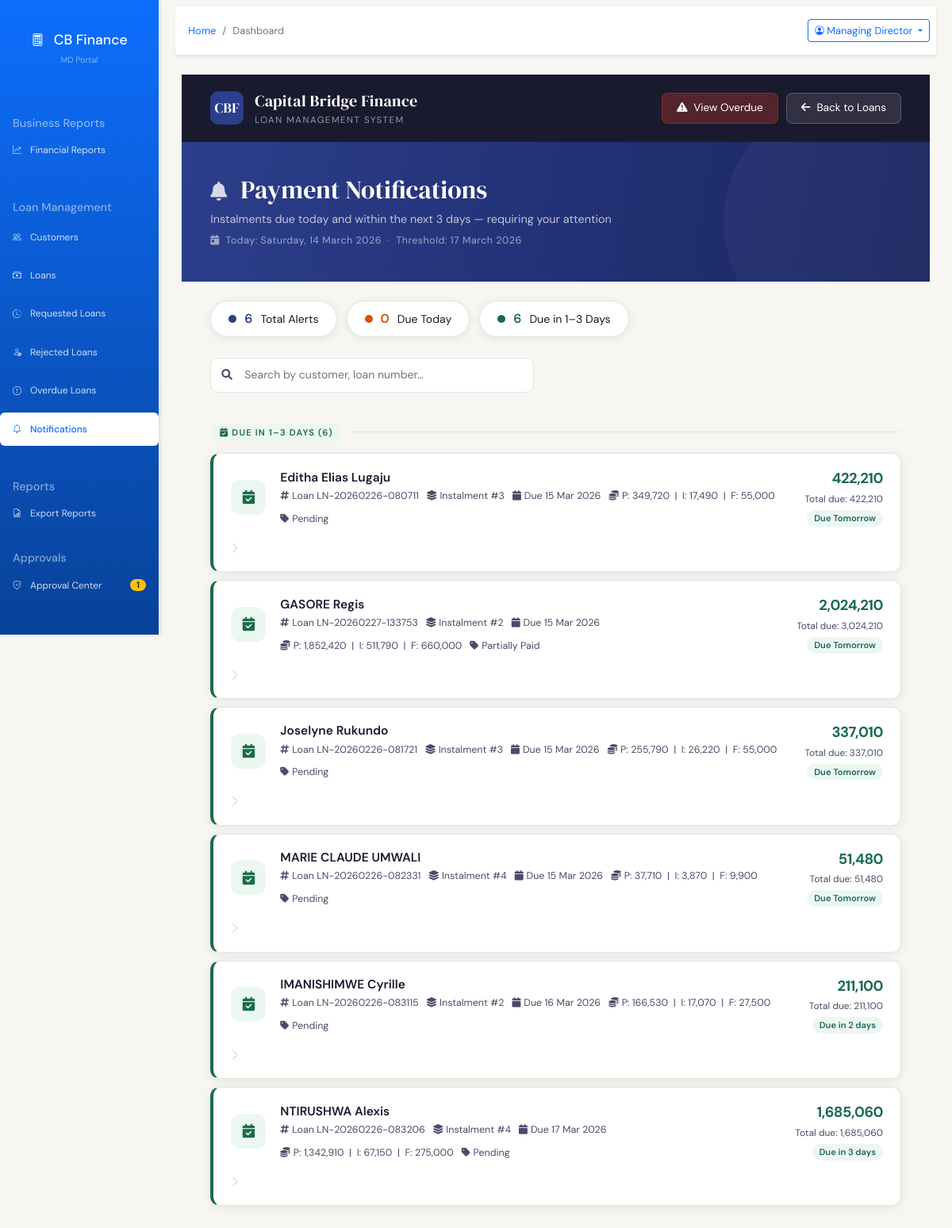
Screenshot of /app.cbfinance.rw/index.php?page=notifications (signed in) with the database file from the repository.
### tables this page shows
CREATE TABLE `loan_instalments` (
  `instalment_id` int(11) NOT NULL,
  `loan_id` int(11) NOT NULL,
  `loan_number` varchar(50) NOT NULL,
  `instalment_number` int(11) NOT NULL,
  `due_date` date NOT NULL,
  `payment_date` date DEFAULT NULL,
  `opening_balance` decimal(15,2) NOT NULL DEFAULT '0.00' COMMENT 'Principal balance at start of period',
  `closing_balance` decimal(15,2) NOT NULL DEFAULT '0.00' COMMENT 'Principal balance at end of period',
  `principal_amount` decimal(15,2) NOT NULL DEFAULT '0.00' COMMENT 'Principal portion of payment',
  `interest_amount` decimal(15,2) NOT NULL DEFAULT '0.00' COMMENT 'Interest portion of payment',
  `management_fee` decimal(15,2) NOT NULL DEFAULT '0.00' COMMENT 'Management fee for this instalment',
  `total_payment` decimal(15,2) NOT NULL DEFAULT '0.00' COMMENT 'Total payment required (principal + interest + mgmt fee)',
  `paid_amount` decimal(15,2) NOT NULL DEFAULT '0.00' COMMENT 'Amount actually paid',
  `principal_paid` decimal(15,2) NOT NULL DEFAULT '0.00',
  `interest_paid` decimal(15,2) NOT NULL DEFAULT '0.00',
  `management_fee_paid` decimal(15,2) NOT NULL DEFAULT '0.00',
  `balance_remaining` decimal(15,2) NOT NULL DEFAULT '0.00' COMMENT 'Unpaid portion of this instalment',
  `days_overdue` int(11) NOT NULL DEFAULT '0',
  `penalty_amount` decimal(15,2) NOT NULL DEFAULT '0.00',
  `penalty_paid` decimal(15,2) NOT NULL DEFAULT '0.00',
  `status` enum('Pending','Partially Paid','Fully Paid','Overdue') NOT NULL DEFAULT 'Pending',
  `created_by` int(11) NOT NULL,
  `created_at` timestamp NOT NULL DEFAULT CURRENT_TIMESTAMP,
  `updated_at` timestamp NOT NULL DEFAULT CURRENT_TIMESTAMP ON UPDATE CURRENT_TIMESTAMP,
  `overdue_ledger_recorded` tinyint(1) DEFAULT '0',
  `ninety_day_recorded` tinyint(1) DEFAULT '0',
  `monitoring_fee_net` decimal(15,2) DEFAULT '0.00',
  `monitoring_fee_vat` decimal(15,2) DEFAULT '0.00',
  `monitoring_fee_total` decimal(15,2) DEFAULT '0.00',
  `provision_calculated` tinyint(1) DEFAULT '0',
  `provision_amount` decimal(15,2) DEFAULT '0.00',
  `provision_date` date DEFAULT NULL,
  `suspension_recorded` tinyint(1) DEFAULT '0'
);

CREATE TABLE `customers` (
  `customer_id` int(11) NOT NULL,
  `customer_code` varchar(50) NOT NULL,
  `customer_name` varchar(255) NOT NULL,
  `birth_place` text,
  `id_number` varchar(50) NOT NULL,
  `account_number` varchar(50) DEFAULT NULL,
  `occupation` varchar(100) DEFAULT NULL,
  `gender` enum('Male','Female','Other') DEFAULT 'Male',
  `date_of_birth` date DEFAULT NULL,
  `phone` varchar(20) NOT NULL,
  `email` varchar(120) DEFAULT NULL,
  `organization` varchar(150) DEFAULT 'Capital Bridge Finance',
  `father_name` varchar(150) DEFAULT NULL,
  `mother_name` varchar(150) DEFAULT NULL,
  `marriage_type` enum('Single','Married','Divorced') DEFAULT 'Single',
  `spouse` varchar(150) DEFAULT NULL,
  `spouse_id` varchar(50) DEFAULT NULL,
  `spouse_occupation` varchar(100) DEFAULT NULL,
  `spouse_phone` varchar(20) DEFAULT NULL,
  `address` text,
  `location` text,
  `project` varchar(150) DEFAULT NULL,
  `project_location` varchar(150) DEFAULT NULL,
  `caution_location` varchar(150) DEFAULT NULL,
  `loan_type` varchar(50) DEFAULT NULL,
  `created_by` varchar(100) DEFAULT 'admin',
  `created_at` datetime DEFAULT CURRENT_TIMESTAMP,
  `updated_at` datetime DEFAULT CURRENT_TIMESTAMP ON UPDATE CURRENT_TIMESTAMP,
  `is_active` tinyint(1) DEFAULT '1',
  `status` varchar(50) DEFAULT 'Approved',
  `doc_id` varchar(255) DEFAULT NULL COMMENT 'National ID Path',
  `doc_contract` varchar(255) DEFAULT NULL COMMENT 'Work Contract Path',
  `doc_statement` varchar(255) DEFAULT NULL COMMENT 'Bank Statement Path',
  `doc_payslip` varchar(255) DEFAULT NULL COMMENT 'Payslip Path',
  `doc_marital` varchar(255) DEFAULT NULL COMMENT 'Marital Status Cert Path',
  `doc_rdb` varchar(255) DEFAULT NULL COMMENT 'RDB Certificate Path',
  `has_guarantor` enum('Yes','No') DEFAULT 'No',
  `guarantor_name` varchar(150) DEFAULT NULL,
  `guarantor_id` varchar(50) DEFAULT NULL,
  `guarantor_phone` varchar(20) DEFAULT NULL,
  `guarantor_occupation` varchar(100) DEFAULT NULL,
  `tin_number` varchar(20) DEFAULT NULL,
  `risk_rating` varchar(50) DEFAULT NULL,
  `current_balance` decimal(15,2) DEFAULT '0.00',
  `total_loans` decimal(15,2) DEFAULT '0.00',
  `total_paid` decimal(15,2) DEFAULT '0.00',
  `rejection_reason` text,
  `correction_fields` text,
  `admin_note` text,
  `client_resubmitted` tinyint(1) DEFAULT '0',
  `resubmitted_fields` text,
  `total_disbursed` decimal(15,2) NOT NULL DEFAULT '0.00',
  `total_outstanding` decimal(15,2) NOT NULL DEFAULT '0.00',
  `last_loan_date` date DEFAULT NULL,
  `record_date` datetime NOT NULL DEFAULT CURRENT_TIMESTAMP
);

CREATE TABLE `loan_portfolio` (
  `loan_id` int(11) NOT NULL,
  `customer_id` int(11) NOT NULL,
  `loan_number` varchar(50) NOT NULL,
  `loan_amount` decimal(15,2) NOT NULL DEFAULT '0.00' COMMENT 'Principal amount given to customer',
  `management_fee_rate` decimal(5,2) NOT NULL DEFAULT '5.50' COMMENT 'Management fee percentage (5.5%)',
  `management_fee_amount` decimal(15,2) NOT NULL DEFAULT '0.00' COMMENT 'Management fee (5.5% of loan amount)',
  `total_disbursed` decimal(15,2) NOT NULL DEFAULT '0.00' COMMENT 'Loan amount + Management fee',
  `interest_rate` decimal(5,2) NOT NULL COMMENT 'Monthly interest rate percentage',
  `number_of_instalments` int(11) NOT NULL,
  `disbursement_date` date NOT NULL,
  `maturity_date` date NOT NULL,
  `total_interest` decimal(15,2) NOT NULL DEFAULT '0.00' COMMENT 'Sum of all interest payments',
  `total_management_fees` decimal(15,2) NOT NULL DEFAULT '0.00' COMMENT 'Total management fees across all instalments',
  `total_payment` decimal(15,2) NOT NULL DEFAULT '0.00' COMMENT 'Total to be paid (principal + interest + mgmt fees)',
  `monthly_payment` decimal(15,2) NOT NULL DEFAULT '0.00' COMMENT 'Fixed monthly payment amount (after 1st instalment)',
  `principal_outstanding` decimal(15,2) NOT NULL DEFAULT '0.00' COMMENT 'Remaining principal balance',
  `interest_outstanding` decimal(15,2) NOT NULL DEFAULT '0.00' COMMENT 'Remaining interest to be paid',
  `total_outstanding` decimal(15,2) NOT NULL DEFAULT '0.00' COMMENT 'Total remaining balance',
  `total_paid` decimal(15,2) NOT NULL DEFAULT '0.00',
  `total_principal_paid` decimal(15,2) NOT NULL DEFAULT '0.00',
  `total_interest_paid` decimal(15,2) NOT NULL DEFAULT '0.00',
  `total_management_fees_paid` decimal(15,2) NOT NULL DEFAULT '0.00',
  `accrued_interest` decimal(15,2) NOT NULL DEFAULT '0.00',
  `accrued_days` int(11) NOT NULL DEFAULT '0',
  `accrued_management_fees` decimal(15,2) NOT NULL DEFAULT '0.00',
  `deferred_management_fees` decimal(15,2) NOT NULL DEFAULT '0.00',
  `days_overdue` int(11) NOT NULL DEFAULT '0',
  `penalties` decimal(15,2) NOT NULL DEFAULT '0.00',
  `cash_amount` decimal(15,2) NOT NULL DEFAULT '0.00',
  `bank_amount` decimal(15,2) NOT NULL DEFAULT '0.00',
  `collateral_type` varchar(50) DEFAULT NULL,
  `collateral_description` text,
  `collateral_value` decimal(15,2) DEFAULT '0.00',
  `collateral_net_value` decimal(15,2) DEFAULT '0.00',
  `provisional_rate` decimal(5,2) NOT NULL DEFAULT '1.00',
  `general_provision` decimal(15,2) NOT NULL DEFAULT '0.00',
  `net_book_value` decimal(15,2) NOT NULL DEFAULT '0.00',
  `loan_status` varchar(100) DEFAULT NULL,
  `created_by` int(11) NOT NULL,
  `created_at` timestamp NOT NULL DEFAULT CURRENT_TIMESTAMP,
  `updated_at` timestamp NOT NULL DEFAULT CURRENT_TIMESTAMP ON UPDATE CURRENT_TIMESTAMP,
  `last_provision_date` date DEFAULT NULL,
  `record_date` date DEFAULT NULL,
  `deduct_fee_from_disbursed` decimal(50,6) DEFAULT NULL,
  `is_topup` tinyint(1) NOT NULL DEFAULT '0',
  `topup_type` enum('increasing','decreasing') DEFAULT NULL
);

### app.cbfinance.rw/modules/notifications.php (the view, shortened to what this page needs)
<?php
$notifications  = [];
$today          = new DateTime();
$today->setTime(0, 0, 0);
$threshold_date = (clone $today)->modify('+3 days');
try {
    $conn = getConnection();
    $query = "
        SELECT
            li.instalment_id,
            li.loan_id,
            li.instalment_number,
            li.due_date,
            li.opening_balance,
            li.closing_balance,
            li.principal_amount,
            li.interest_amount,
            li.management_fee,
            li.total_payment,
            li.paid_amount,
            li.balance_remaining,
            li.status,
            li.days_overdue,
            lp.loan_number,
            lp.loan_status,
            c.customer_name,
            c.customer_code
        FROM loan_instalments li
        LEFT JOIN loan_portfolio lp ON li.loan_id = lp.loan_id
        LEFT JOIN customers c ON lp.customer_id = c.customer_id
        WHERE li.status NOT IN ('Fully Paid')
          AND li.due_date >= CURDATE()
          AND li.due_date <= ?
        ORDER BY li.due_date ASC, c.customer_name ASC
    ";
    $threshold_str = $threshold_date->format('Y-m-d');
    $stmt = $conn->prepare($query);
    $stmt->bind_param("s", $threshold_str);
    $stmt->execute();
    $result = $stmt->get_result();
    $notifications = $result->fetch_all(MYSQLI_ASSOC);
} catch (Exception $e) {
    $error_message = "Error: " . $e->getMessage();
    error_log("notifications.php error: " . $e->getMessage());
}
$due_today = [];
$due_soon  = [];
foreach ($notifications as $n) {
    $due = new DateTime($n['due_date']);
    $due->setTime(0, 0, 0);
    $diff = $today->diff($due);
    $days = (int)$diff->days;
    if ($days === 0) {
        $n['_days_diff'] = 0;
        $due_today[] = $n;
    } else {
        $n['_days_diff'] = $days;
        $due_soon[] = $n;
    }
}
$total_count = count($notifications);
?>
<!DOCTYPE html>
<html lang="en">
<head>
    <link href="https://cdn.jsdelivr.net/npm/bootstrap@5.1.3/dist/css/bootstrap.min.css" rel="stylesheet">
    <link rel="stylesheet" href="https://cdnjs.cloudflare.com/ajax/libs/font-awesome/6.0.0/css/all.min.css">
</head>
<body>
<div class="topbar">
    <div class="topbar-brand">
        <div class="logo-mark">CBF</div>
        <div>
            <div class="brand-name">Capital Bridge Finance</div>
            <div class="brand-sub">Loan Management System</div>
        </div>
    </div>
    <div class="topbar-actions">
        <a href="?page=overdue" class="btn-nav btn-overdue">
            <i class="fas fa-exclamation-triangle me-1"></i> View Overdue
        </a>
        <a href="index.php?page=loans" class="btn-nav">
            <i class="fas fa-arrow-left me-1"></i> Back to Loans
        </a>
    </div>
</div>
<div class="hero-strip">
    <div class="hero-title">
        <i class="fas fa-bell" style="font-size:1.5rem;opacity:.8;margin-right:10px;"></i>
        Payment Notifications
    </div>
    <p class="hero-sub">Instalments due today and within the next 3 days — requiring your attention</p>
    <p class="hero-date">
        <i class="fas fa-calendar-day me-1"></i>
        Today: <?php echo $today->format('l, d F Y'); ?>
        &nbsp;·&nbsp;
        Threshold: <?php echo $threshold_date->format('d F Y'); ?>
    </p>
</div>
<div class="stat-row">
    <div class="stat-pill pill-all">
        <div class="pill-dot"></div>
        <span class="pill-count"><?php echo $total_count; ?></span>
        <span>Total Alerts</span>
    </div>
    <div class="stat-pill pill-warn">
        <div class="pill-dot"></div>
        <span class="pill-count"><?php echo count($due_today); ?></span>
        <span>Due Today</span>
    </div>
    <div class="stat-pill pill-ok">
        <div class="pill-dot"></div>
        <span class="pill-count"><?php echo count($due_soon); ?></span>
        <span>Due in 1–3 Days</span>
    </div>
</div>
<div class="search-wrap">
    <div class="search-wrap-inner">
        <input type="text" class="search-input" id="searchInput"
               placeholder="Search by customer, loan number…" oninput="filterCards()">
    </div>
</div>
<div class="content-area">
    <?php
    function renderCard(array $n, string $cardClass, string $dayLabel): string {
        $balance   = number_format(floatval($n['balance_remaining']), 0);
        $total     = number_format(floatval($n['total_payment']), 0);
        $principal = number_format(floatval($n['principal_amount']), 0);
        $interest  = number_format(floatval($n['interest_amount']), 0);
        $fee       = number_format(floatval($n['management_fee']), 0);
        $dueDate   = date('d M Y', strtotime($n['due_date']));
        $status    = htmlspecialchars($n['status']);
        $customer  = htmlspecialchars($n['customer_name'] ?? 'N/A');
        $loanNum   = htmlspecialchars($n['loan_number'] ?? 'N/A');
        $loanId    = intval($n['loan_id']);
        $instNum   = intval($n['instalment_number']);
        $icons = [
            'card-warn' => 'fa-clock',
            'card-ok'   => 'fa-calendar-check',
        ];
        $ico = $icons[$cardClass] ?? 'fa-bell';
        return <<<HTML
        <a href="index.php?page=recordpayment&loan_id={$loanId}"
           class="notif-card {$cardClass} notif-searchable"
           title="Click to process payment — Loan ID: {$loanId}">
            <div class="notif-icon"><i class="fas {$ico}"></i></div>
            <div class="notif-body">
                <div class="notif-customer">{$customer}</div>
                <div class="notif-meta">
                    <span><i class="fas fa-hashtag"></i> Loan {$loanNum}</span>
                    <span><i class="fas fa-layer-group"></i> Instalment #{$instNum}</span>
                    <span><i class="fas fa-calendar"></i> Due {$dueDate}</span>
                    <span title="Principal / Interest / Fee">
                        <i class="fas fa-coins"></i> P: {$principal} &nbsp;|&nbsp; I: {$interest} &nbsp;|&nbsp; F: {$fee}
                    </span>
                    <span><i class="fas fa-tag"></i> {$status}</span>
                </div>
            </div>
            <div class="notif-amounts">
                <div class="notif-balance">{$balance}</div>
                <div class="notif-total">Total due: {$total}</div>
                <div class="notif-badge">{$dayLabel}</div>
            </div>
            <div class="chevron-ico"><i class="fas fa-chevron-right"></i></div>
        </a>
HTML;
    }
    ?>
    <?php if (!empty($due_soon)): ?>
    <div class="section-label lbl-ok">
        <div class="label-pill">
            <i class="fas fa-calendar-check me-1"></i>Due in 1–3 Days (<?php echo count($due_soon); ?>)
        </div>
        <div class="label-line"></div>
    </div>
    <?php foreach ($due_soon as $n):
        $diff  = $n['_days_diff'];
        $label = $diff === 1 ? 'Due Tomorrow' : 'Due in ' . $diff . ' days';
        echo renderCard($n, 'card-ok', $label);
    endforeach; ?>
    <?php endif; ?>
</div>
</body>
</html>

### app.cbfinance.rw/assets/css/style.css (style rules this page uses)
:root { --primary-blue: #0d6efd; --light-blue: #e3f2fd; --dark-blue: #0b5ed7; --white: #ffffff; --light-gray: #f8f9fa; --gray: #6c757d; --dark-gray: #343a40; }
body { background-color: #f8f9fa; font-family: 'Segoe UI', Tahoma, Geneva, Verdana, sans-serif; }

### app.cbfinance.rw/index.php (style rules this page uses)
body { font-size: 12px !important; overflow-x: hidden; }
p, .form-label, .small { line-height: 1.3 !important; }

### rows the page displays
loan_instalments: customers.customer_name "Editha Elias Lugaju", loan.loan_number "LN-20260226-080711", instalment_number "3", due_date "15 Mar 2026", principal_amount "349,720", interest_amount "17,490", management_fee "55,000", status "Pending", balance_remaining "422,210", total_payment "422,210", dayLabel "Due Tomorrow"
loan_instalments: customers.customer_name "GASORE Regis", loan.loan_number "LN-20260227-133753", instalment_number "2", due_date "15 Mar 2026", principal_amount "1,852,420", interest_amount "511,790", management_fee "660,000", status "Partially Paid", balance_remaining "2,024,210", total_payment "3,024,210", dayLabel "Due Tomorrow"
loan_instalments: customers.customer_name "Joselyne Rukundo", loan.loan_number "LN-20260226-081721", instalment_number "3", due_date "15 Mar 2026", principal_amount "255,790", interest_amount "26,220", management_fee "55,000", status "Pending", balance_remaining "337,010", total_payment "337,010", dayLabel "Due Tomorrow"
loan_instalments: customers.customer_name "MARIE CLAUDE UMWALI", loan.loan_number "LN-20260226-082331", instalment_number "4", due_date "15 Mar 2026", principal_amount "37,710", interest_amount "3,870", management_fee "9,900", status "Pending", balance_remaining "51,480", total_payment "51,480", dayLabel "Due Tomorrow"
loan_instalments: customers.customer_name "IMANISHIMWE Cyrille", loan.loan_number "LN-20260226-083115", instalment_number "2", due_date "16 Mar 2026", principal_amount "166,530", interest_amount "17,070", management_fee "27,500", status "Pending", balance_remaining "211,100", total_payment "211,100", instalment_number "Due in 2 days"
loan_instalments: customers.customer_name "NTIRUSHWA Alexis", loan.loan_number "LN-20260226-083206", instalment_number "4", due_date "17 Mar 2026", principal_amount "1,342,910", interest_amount "67,150", management_fee "275,000", status "Pending", balance_remaining "1,685,060", total_payment "1,685,060", dayLabel "Due in 3 days"

### other values shown
$user_role "MD"
$pending_approvals_count "1"
$page_title "Dashboard"
$_SESSION['user_name'] "Managing Director"
$threshold_date->format('d F Y') "17 March 2026"
$total_count "6"
count($due_today) "0"
count($due_soon) "6"
